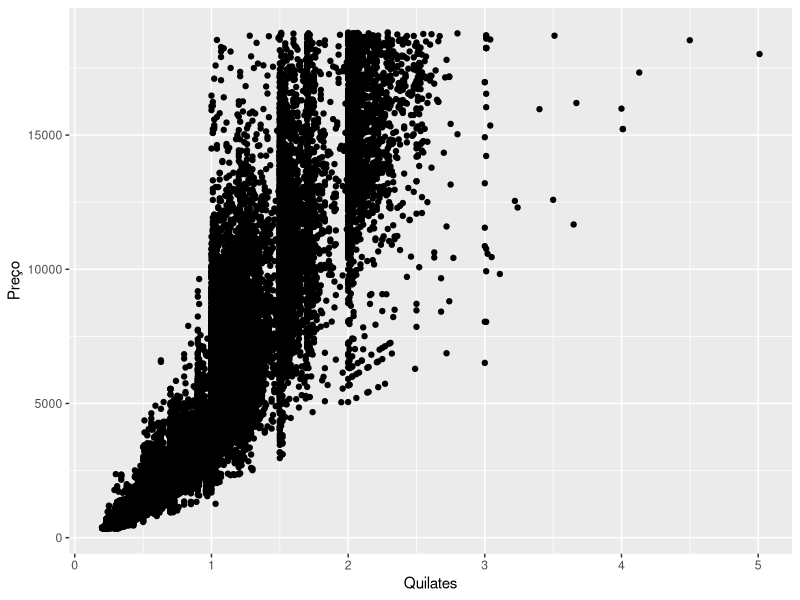
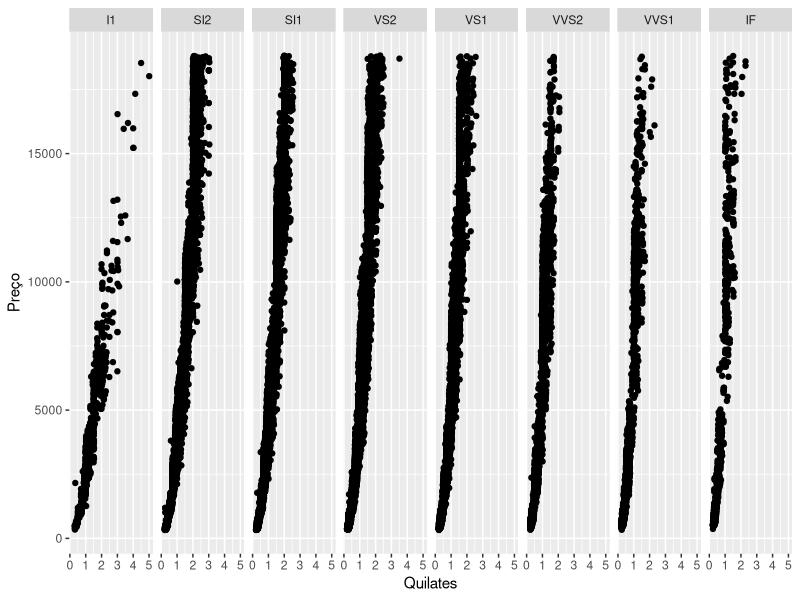
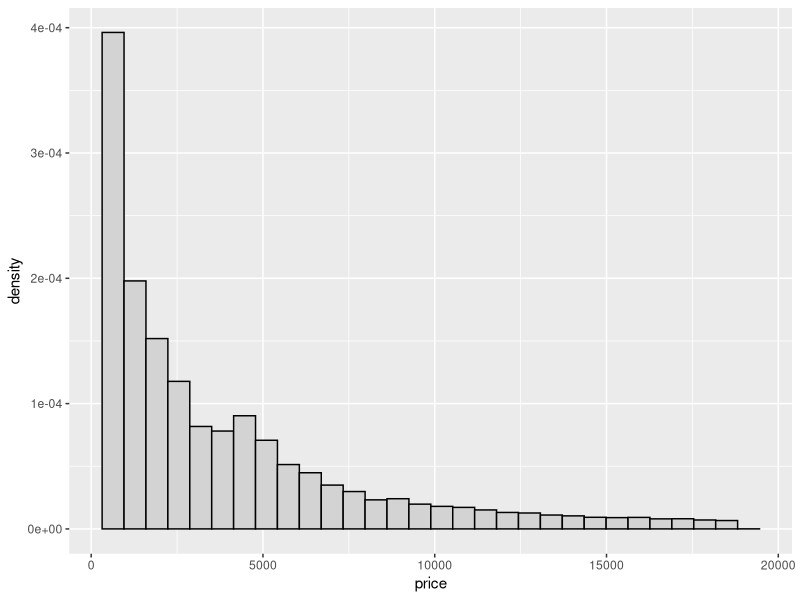
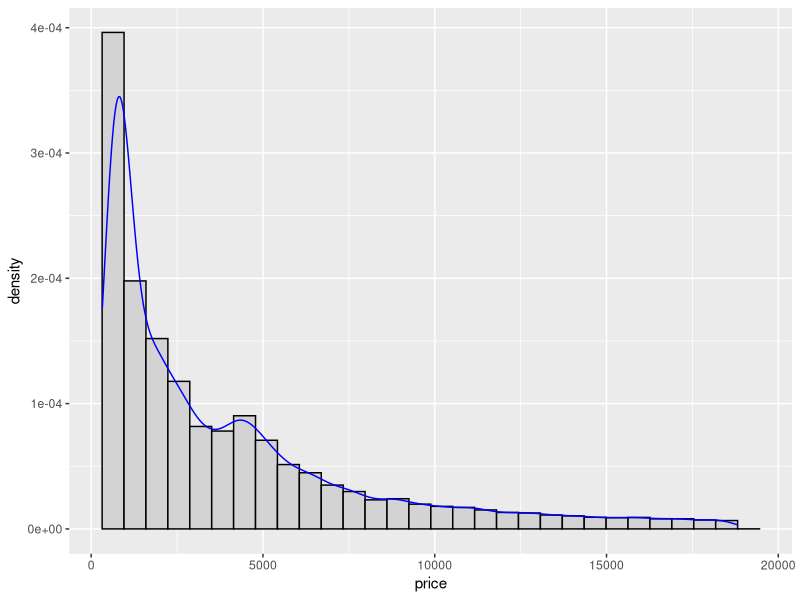
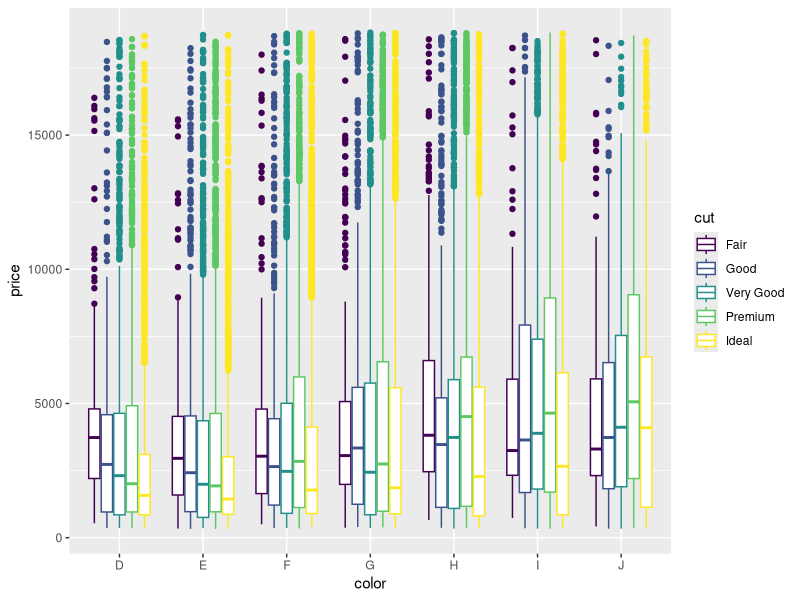
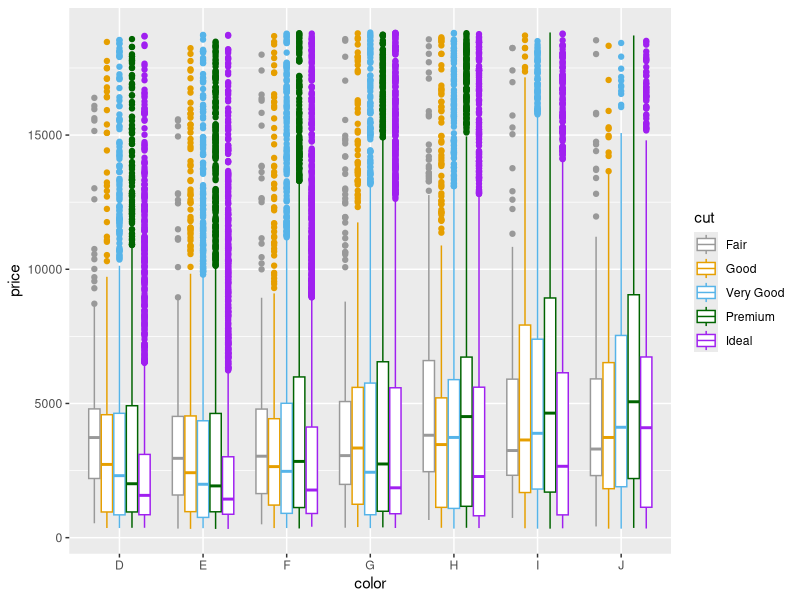
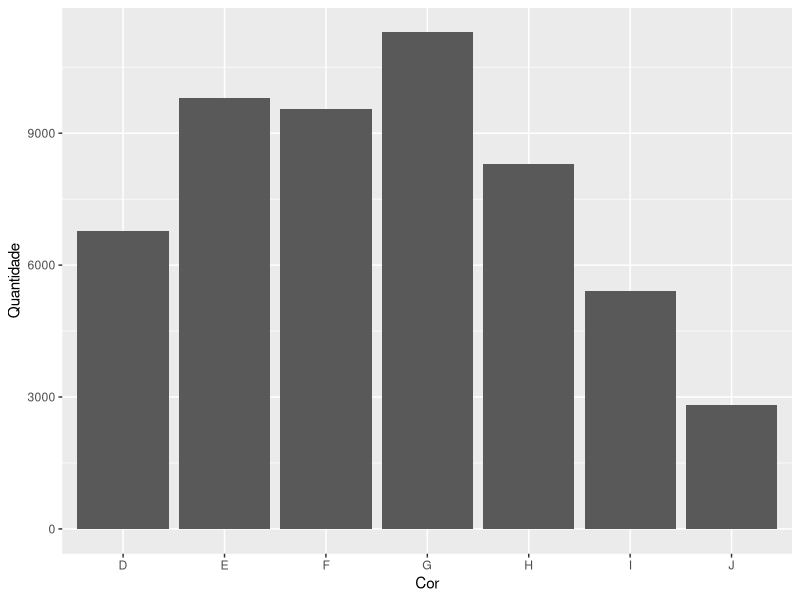
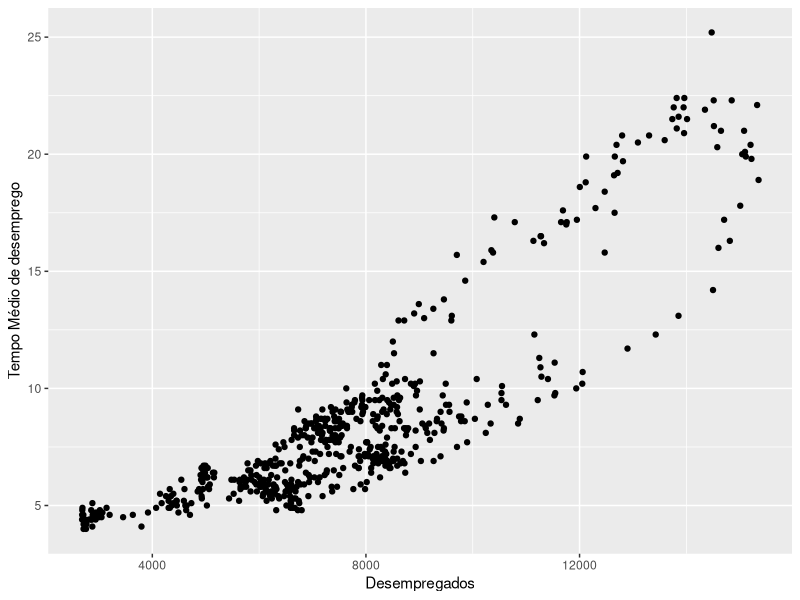

Reproduce these figures in R, in order.
## ---- chunk 1
library(ggplot2)
library(tidyr)
library(dplyr)
library(lubridate)
## ---- chunk 2


  graph <- 
ggplot(diamonds) +
  geom_point(aes(x = carat, y = price))

graphExe1 <- 
  graph + xlab("Quilates") + 
  ylab("Preço")

graphExe1
## ---- chunk 3
  graph <- 
ggplot(diamonds) +
  geom_point(aes(x = carat, y = price))

graph <- 
ggplot(diamonds) +
  geom_point(aes(x = carat, y = price))

graphExe2 <- 
  graph + xlab("Quilates") + 
  ylab("Preço") + facet_grid(~clarity)

graphExe2
## ---- chunk 4
graphHist <- 
ggplot(data = diamonds, aes(x = price, y = ..density..)) +
  geom_histogram(color = 'black', fill = 'light grey')
graphHist
## ---- chunk 5
graphHist +
  geom_density(alpha = 0.6, color = "Blue")
## ---- chunk 6
graphHist <- 
  ggplot(diamonds, aes(x = color, y = price, color = cut)) +
  geom_boxplot()
graphHist
## ---- chunk 7
graph2 <- 
graphHist + 
  scale_color_manual(values=c("#999999", "#E69F00", "#56B4E9", "dark green", "purple"))
graph2
## ---- chunk 8
graph <- 
  ggplot(diamonds) +
  geom_bar(aes(x = color)) +
  ylab("Quantidade") +
  xlab("Cor")
graph
## ---- chunk 9
graph <- ggplot(data = economics, aes(x = unemploy, y = uempmed)) + 
  geom_point() + 
  xlab("Desempregados") + ylab("Tempo Médio de desemprego")

graph
## ---- chunk 10
graph + 
  geom_point(aes(color = year(date)))
## ---- chunk 11
graph <- ggplot(data = economics, aes(x = date, y = unemploy)) +
  geom_line() +
  xlab("Data") + ylab("Desempregados")
## ---- chunk 12
dt_economics <- 
  economics %>% select(date, unemploy) %>%
  group_by(ano = year(date)) %>% summarise(desemp = mean(unemploy))

graph <- ggplot(data = dt_economics, aes(x = ano, y = desemp)) +
  geom_line() +
  xlab("Data") + ylab("Desempregados")

graph
## ---- chunk 13
dt_economics <- 
  economics %>% select(date, unemploy) %>%
  group_by(ano = year(date)) %>% summarise(desemp = median(unemploy), lim_inf = quantile(unemploy, probs = c(0.01), na.rm = TRUE), lim_sup = quantile(unemploy, probs = c(0.99), na.rm = TRUE))

graph <- ggplot(data = dt_economics, aes(x = ano, y = desemp)) + 
  geom_ribbon(aes(ymin = lim_inf, ymax = lim_sup), fill = "grey50") + 
  geom_line()

graph
## ---- chunk 14
dt_economics <- 
  economics %>%
  mutate(txa_desemprego = (unemploy/pop)) %>% select(date, pce, psavert, txa_desemprego) %>% filter(pce < 9000)

dt_economics <- 
dt_economics %>%  gather(tipo, valor, -date)

graph <-  
  ggplot(data = dt_economics, aes(x = date, y = valor)) +
  geom_line() + facet_grid(tipo ~ ., scales = "free_y")
graph
